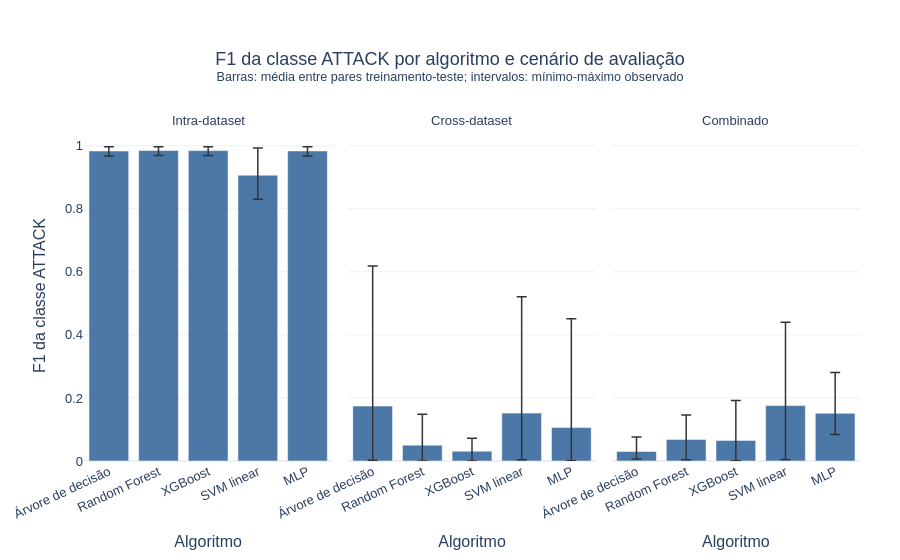
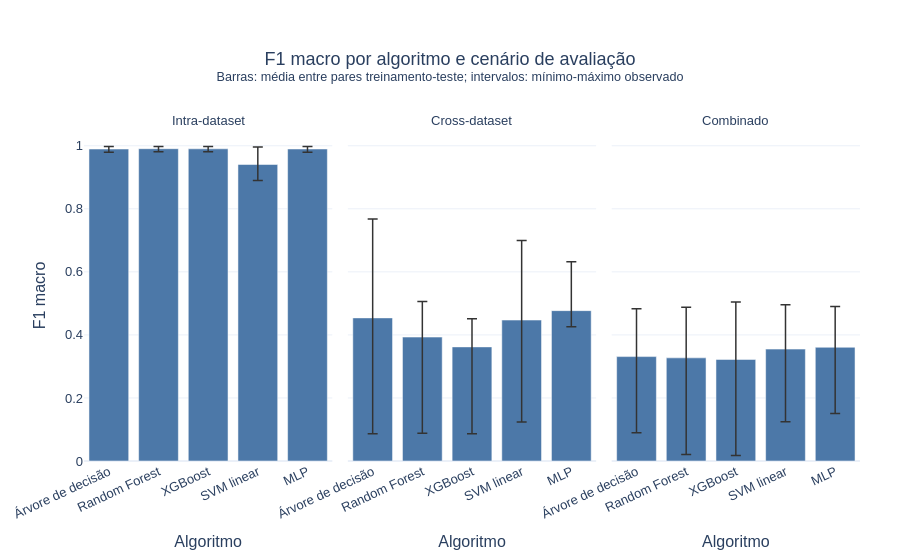
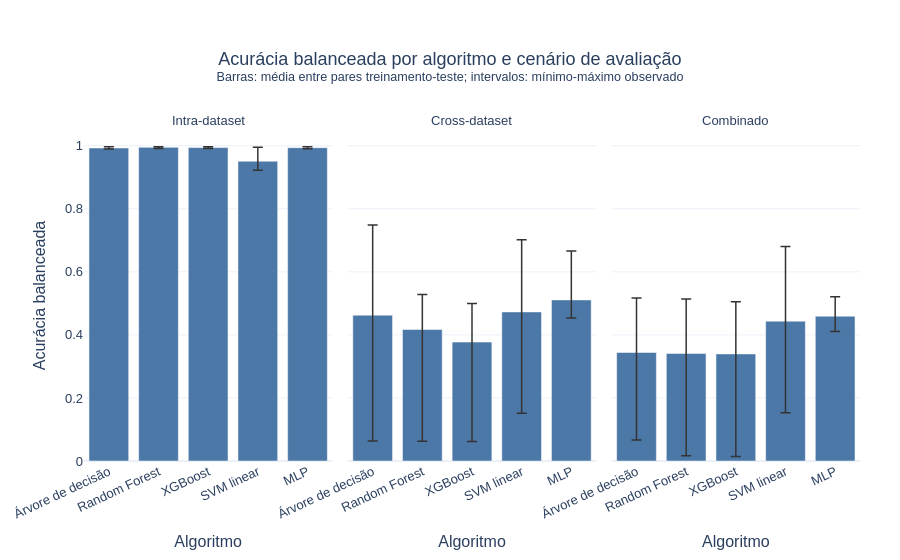
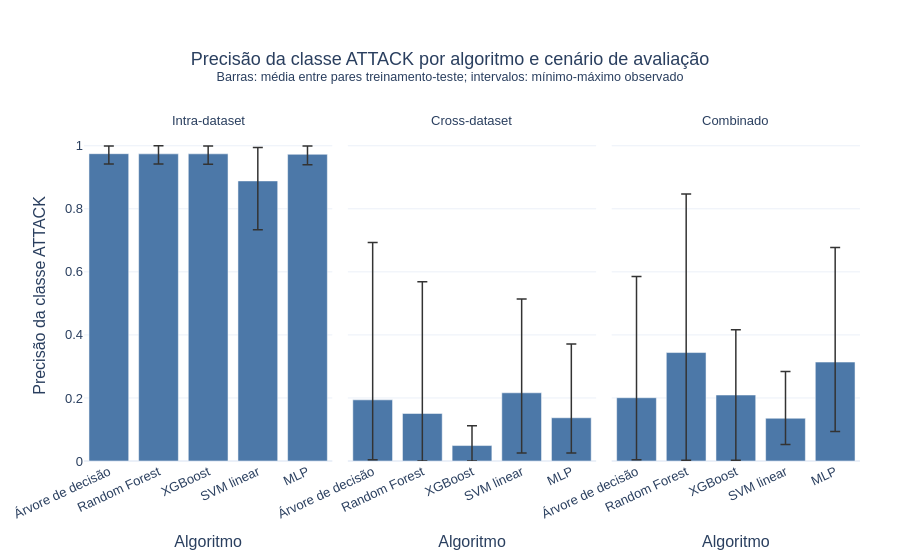

Write notebook code for charts like these, in order.
### Code cell
# desempenho médio por algoritmo e cenário de avaliação
def plot_metric_by_scenario(metric, metric_label, filename):
    plot_data = (
        evaluation.groupby(
            ["scenario_type", "model"],
            as_index=False,
        )
        .agg(
            metric_mean=(metric, "mean"),
            metric_min=(metric, "min"),
            metric_max=(metric, "max"),
            experiments=(metric, "size"),
        )
    )
    plot_data["distance_to_min"] = (
        plot_data["metric_mean"] - plot_data["metric_min"]
    )
    plot_data["distance_to_max"] = (
        plot_data["metric_max"] - plot_data["metric_mean"]
    )
    plot_data["model_label"] = plot_data["model"].map(MODEL_LABELS)
    plot_data["scenario_label"] = (
        plot_data["scenario_type"].map(SCENARIO_LABELS)
    )

    figure = px.bar(
        plot_data,
        x="model_label",
        y="metric_mean",
        facet_col="scenario_label",
        error_y="distance_to_max",
        error_y_minus="distance_to_min",
        category_orders={
            "model_label": [
                MODEL_LABELS[model] for model in MODEL_ORDER
            ],
            "scenario_label": [
                SCENARIO_LABELS[scenario]
                for scenario in SCENARIO_ORDER
            ],
        },
        custom_data=["experiments", "metric_min", "metric_max"],
        labels={
            "model_label": "Algoritmo",
            "metric_mean": metric_label,
        },
        title=(
            f"{metric_label} por algoritmo e cenário de avaliação"
            "<br><sup>Barras: média entre pares treinamento-teste; "
            "intervalos: mínimo-máximo observado</sup>"
        ),
    )
    figure.for_each_annotation(
        lambda annotation: annotation.update(
            text=annotation.text.split("=")[-1]
        )
    )
    figure.update_traces(
        marker_color="#4C78A8",
        hovertemplate=(
            "Algoritmo: %{x}<br>Média: %{y:.4f}<br>"
            "Mínimo: %{customdata[1]:.4f}<br>"
            "Máximo: %{customdata[2]:.4f}<br>"
            "Número de avaliações: %{customdata[0]}<extra></extra>"
        ),
        error_y=dict(color="#333333", thickness=1.5, width=5),
    )
    figure.update_yaxes(range=[0, 1.05], matches="y")
    figure.update_xaxes(tickangle=-25)
    finalize_figure(figure, filename, width=1500, height=520)


plot_metric_by_scenario(
    "f1_attack",
    "F1 da classe ATTACK",
    "f1_attack_by_scenario_type",
)
plot_metric_by_scenario(
    "f1_macro",
    "F1 macro",
    "f1_macro_by_scenario_type",
)
plot_metric_by_scenario(
    "balanced_accuracy",
    "Acurácia balanceada",
    "balanced_accuracy_by_scenario_type",
)
plot_metric_by_scenario(
    "precision_attack",
    "Precisão da classe ATTACK",
    "precision_attack_by_scenario_type",
)
plot_metric_by_scenario(
    "recall_attack",
    "Recall da classe ATTACK",
    "recall_attack_by_scenario_type",
)

generalization_pivot = (
    evaluation.groupby(
        ["training_source", "test_source"]
    )["f1_macro"]
    .mean()
    .unstack("test_source")
    .reindex(
        index=TRAINING_SOURCE_ORDER,
        columns=TEST_SOURCE_ORDER,
    )
    .rename(index=SOURCE_LABELS, columns=SOURCE_LABELS)
)
generalization_figure = px.imshow(
    generalization_pivot,
    text_auto=".3f",
    color_continuous_scale="YlGnBu",
    zmin=0,
    zmax=1,
    aspect="auto",
    labels={
        "x": "Conjunto de teste",
        "y": "Origem do treinamento",
        "color": "F1 macro (média)",
    },
    title=(
        "F1 macro médio por origem de treinamento e conjunto de teste"
        "<br><sup>Cada célula representa a média dos cinco algoritmos "
        "na respectiva combinação treinamento-teste</sup>"
    ),
)
finalize_figure(
    generalization_figure,
    "generalization_f1_macro",
    width=900,
    height=720,
)

### Figure 1 — Plotly figure (JSON) as saved in the notebook; plotly's stock layout.template omitted (floating-point values rounded to 4 significant figures)
{"data": [{"customdata": [[3.0, 0.9679, 0.9966], [3.0, 0.8307, 0.9933], [3.0, 0.9676, 0.9966], [3.0, 0.9693, 0.9968], [3.0, 0.9694, 0.9967]], "error_y": {"array": [0.01317, 0.08644, 0.01302, 0.01166, 0.0121], "arrayminus": [0.01552, 0.07615, 0.01597, 0.01582, 0.01521], "color": "#333333", "thickness": 1.5, "width": 5}, "hovertemplate": "Algoritmo: %{x}<br>Média: %{y:.4f}<br>Mínimo: %{customdata[1]:.4f}<br>Máximo: %{customdata[2]:.4f}<br>Número de avaliações: %{customdata[0]}<extra></extra>", "legendgroup": "", "marker": {"color": "#4C78A8", "pattern": {"shape": ""}}, "name": "", "orientation": "v", "showlegend": false, "textposition": "auto", "x": ["Árvore de decisão", "SVM linear", "MLP", "Random Forest", "XGBoost"], "xaxis": "x", "y": [0.9834, 0.9068, 0.9836, 0.9852, 0.9846], "yaxis": "y", "type": "bar"}, {"customdata": [[6.0, 0.002261, 0.6186], [6.0, 0.004014, 0.5207], [6.0, 0.0004937, 0.4514], [6.0, 0.0, 0.1485], [6.0, 0.0, 0.0724]], "error_y": {"array": [0.4444, 0.3688, 0.3453, 0.09819, 0.04131], "arrayminus": [0.1719, 0.1479, 0.1056, 0.05027, 0.03109], "color": "#333333", "thickness": 1.5, "width": 5}, "hovertemplate": "Algoritmo: %{x}<br>Média: %{y:.4f}<br>Mínimo: %{customdata[1]:.4f}<br>Máximo: %{customdata[2]:.4f}<br>Número de avaliações: %{customdata[0]}<extra></extra>", "legendgroup": "", "marker": {"color": "#4C78A8", "pattern": {"shape": ""}}, "name": "", "orientation": "v", "showlegend": false, "textposition": "auto", "x": ["Árvore de decisão", "SVM linear", "MLP", "Random Forest", "XGBoost"], "xaxis": "x2", "y": [0.1742, 0.1519, 0.1061, 0.05027, 0.03109], "yaxis": "y2", "type": "bar"}, {"customdata": [[3.0, 0.006696, 0.07632], [3.0, 0.004508, 0.4398], [3.0, 0.08382, 0.281], [3.0, 0.003991, 0.1456], [3.0, 0.0009897, 0.1917]], "error_y": {"array": [0.04623, 0.2641, 0.1296, 0.07723, 0.1263], "arrayminus": [0.0234, 0.1712, 0.06758, 0.06441, 0.06443], "color": "#333333", "thickness": 1.5, "width": 5}, "hovertemplate": "Algoritmo: %{x}<br>Média: %{y:.4f}<br>Mínimo: %{customdata[1]:.4f}<br>Máximo: %{customdata[2]:.4f}<br>Número de avaliações: %{customdata[0]}<extra></extra>", "legendgroup": "", "marker": {"color": "#4C78A8", "pattern": {"shape": ""}}, "name": "", "orientation": "v", "showlegend": false, "textposition": "auto", "x": ["Árvore de decisão", "SVM linear", "MLP", "Random Forest", "XGBoost"], "xaxis": "x3", "y": [0.0301, 0.1757, 0.1514, 0.0684, 0.06542], "yaxis": "y3", "type": "bar"}], "layout": {"xaxis": {"anchor": "y", "domain": [0.0, 0.32], "title": {"text": "Algoritmo"}, "categoryorder": "array", "categoryarray": ["Árvore de decisão", "Random Forest", "XGBoost", "SVM linear", "MLP"], "tickangle": -25}, "yaxis": {"anchor": "x", "domain": [0.0, 1.0], "title": {"text": "F1 da classe ATTACK"}, "range": [0, 1.05], "matches": "y"}, "xaxis2": {"anchor": "y2", "domain": [0.34, 0.66], "matches": "x", "title": {"text": "Algoritmo"}, "categoryorder": "array", "categoryarray": ["Árvore de decisão", "Random Forest", "XGBoost", "SVM linear", "MLP"], "tickangle": -25}, "yaxis2": {"anchor": "x2", "domain": [0.0, 1.0], "matches": "y", "showticklabels": false, "range": [0, 1.05]}, "xaxis3": {"anchor": "y3", "domain": [0.68, 1.0], "matches": "x", "title": {"text": "Algoritmo"}, "categoryorder": "array", "categoryarray": ["Árvore de decisão", "Random Forest", "XGBoost", "SVM linear", "MLP"], "tickangle": -25}, "yaxis3": {"anchor": "x3", "domain": [0.0, 1.0], "matches": "y", "showticklabels": false, "range": [0, 1.05]}, "annotations": [{"font": {}, "showarrow": false, "text": "Intra-dataset", "x": 0.16, "xanchor": "center", "xref": "paper", "y": 1.0, "yanchor": "bottom", "yref": "paper"}, {"font": {}, "showarrow": false, "text": "Cross-dataset", "x": 0.5, "xanchor": "center", "xref": "paper", "y": 1.0, "yanchor": "bottom", "yref": "paper"}, {"font": {}, "showarrow": false, "text": "Combinado", "x": 0.84, "xanchor": "center", "xref": "paper", "y": 1.0, "yanchor": "bottom", "yref": "paper"}], "legend": {"tracegroupgap": 0, "orientation": "h", "yanchor": "bottom", "y": 1.08, "xanchor": "center", "x": 0.5}, "title": {"text": "F1 da classe ATTACK por algoritmo e cenário de avaliação<br><sup>Barras: média entre pares treinamento-teste; intervalos: mínimo-máximo observado</sup>", "x": 0.5}, "barmode": "relative", "font": {"family": "Arial", "size": 13}, "margin": {"l": 80, "r": 40, "t": 130, "b": 80}}}

### Figure 2 — Plotly figure (JSON) as saved in the notebook; plotly's stock layout.template omitted (floating-point values rounded to 4 significant figures)
{"data": [{"customdata": [[3.0, 0.9798, 0.9979], [3.0, 0.89, 0.9958], [3.0, 0.9796, 0.9979], [3.0, 0.9807, 0.998], [3.0, 0.9807, 0.9979]], "error_y": {"array": [0.008282, 0.0552, 0.008198, 0.007343, 0.007614], "arrayminus": [0.009793, 0.05059, 0.01008, 0.009979, 0.009598], "color": "#333333", "thickness": 1.5, "width": 5}, "hovertemplate": "Algoritmo: %{x}<br>Média: %{y:.4f}<br>Mínimo: %{customdata[1]:.4f}<br>Máximo: %{customdata[2]:.4f}<br>Número de avaliações: %{customdata[0]}<extra></extra>", "legendgroup": "", "marker": {"color": "#4C78A8", "pattern": {"shape": ""}}, "name": "", "orientation": "v", "showlegend": false, "textposition": "auto", "x": ["Árvore de decisão", "SVM linear", "MLP", "Random Forest", "XGBoost"], "xaxis": "x", "y": [0.9896, 0.9406, 0.9897, 0.9907, 0.9903], "yaxis": "y", "type": "bar"}, {"customdata": [[6.0, 0.0867, 0.7673], [6.0, 0.1239, 0.6994], [6.0, 0.4258, 0.6319], [6.0, 0.08817, 0.5061], [6.0, 0.08664, 0.4511]], "error_y": {"array": [0.3133, 0.2523, 0.1549, 0.113, 0.08911], "arrayminus": [0.3673, 0.3232, 0.05119, 0.3049, 0.2753], "color": "#333333", "thickness": 1.5, "width": 5}, "hovertemplate": "Algoritmo: %{x}<br>Média: %{y:.4f}<br>Mínimo: %{customdata[1]:.4f}<br>Máximo: %{customdata[2]:.4f}<br>Número de avaliações: %{customdata[0]}<extra></extra>", "legendgroup": "", "marker": {"color": "#4C78A8", "pattern": {"shape": ""}}, "name": "", "orientation": "v", "showlegend": false, "textposition": "auto", "x": ["Árvore de decisão", "SVM linear", "MLP", "Random Forest", "XGBoost"], "xaxis": "x2", "y": [0.454, 0.4471, 0.477, 0.3931, 0.362], "yaxis": "y2", "type": "bar"}, {"customdata": [[3.0, 0.08987, 0.4828], [3.0, 0.1245, 0.4954], [3.0, 0.151, 0.4901], [3.0, 0.02054, 0.4877], [3.0, 0.01734, 0.5043]], "error_y": {"array": [0.1517, 0.1405, 0.1294, 0.1605, 0.1821], "arrayminus": [0.2413, 0.2305, 0.2097, 0.3067, 0.3049], "color": "#333333", "thickness": 1.5, "width": 5}, "hovertemplate": "Algoritmo: %{x}<br>Média: %{y:.4f}<br>Mínimo: %{customdata[1]:.4f}<br>Máximo: %{customdata[2]:.4f}<br>Número de avaliações: %{customdata[0]}<extra></extra>", "legendgroup": "", "marker": {"color": "#4C78A8", "pattern": {"shape": ""}}, "name": "", "orientation": "v", "showlegend": false, "textposition": "auto", "x": ["Árvore de decisão", "SVM linear", "MLP", "Random Forest", "XGBoost"], "xaxis": "x3", "y": [0.3312, 0.3549, 0.3607, 0.3272, 0.3222], "yaxis": "y3", "type": "bar"}], "layout": {"xaxis": {"anchor": "y", "domain": [0.0, 0.32], "title": {"text": "Algoritmo"}, "categoryorder": "array", "categoryarray": ["Árvore de decisão", "Random Forest", "XGBoost", "SVM linear", "MLP"], "tickangle": -25}, "yaxis": {"anchor": "x", "domain": [0.0, 1.0], "title": {"text": "F1 macro"}, "range": [0, 1.05], "matches": "y"}, "xaxis2": {"anchor": "y2", "domain": [0.34, 0.66], "matches": "x", "title": {"text": "Algoritmo"}, "categoryorder": "array", "categoryarray": ["Árvore de decisão", "Random Forest", "XGBoost", "SVM linear", "MLP"], "tickangle": -25}, "yaxis2": {"anchor": "x2", "domain": [0.0, 1.0], "matches": "y", "showticklabels": false, "range": [0, 1.05]}, "xaxis3": {"anchor": "y3", "domain": [0.68, 1.0], "matches": "x", "title": {"text": "Algoritmo"}, "categoryorder": "array", "categoryarray": ["Árvore de decisão", "Random Forest", "XGBoost", "SVM linear", "MLP"], "tickangle": -25}, "yaxis3": {"anchor": "x3", "domain": [0.0, 1.0], "matches": "y", "showticklabels": false, "range": [0, 1.05]}, "annotations": [{"font": {}, "showarrow": false, "text": "Intra-dataset", "x": 0.16, "xanchor": "center", "xref": "paper", "y": 1.0, "yanchor": "bottom", "yref": "paper"}, {"font": {}, "showarrow": false, "text": "Cross-dataset", "x": 0.5, "xanchor": "center", "xref": "paper", "y": 1.0, "yanchor": "bottom", "yref": "paper"}, {"font": {}, "showarrow": false, "text": "Combinado", "x": 0.84, "xanchor": "center", "xref": "paper", "y": 1.0, "yanchor": "bottom", "yref": "paper"}], "legend": {"tracegroupgap": 0, "orientation": "h", "yanchor": "bottom", "y": 1.08, "xanchor": "center", "x": 0.5}, "title": {"text": "F1 macro por algoritmo e cenário de avaliação<br><sup>Barras: média entre pares treinamento-teste; intervalos: mínimo-máximo observado</sup>", "x": 0.5}, "barmode": "relative", "font": {"family": "Arial", "size": 13}, "margin": {"l": 80, "r": 40, "t": 130, "b": 80}}}

### Figure 3 — Plotly figure (JSON) as saved in the notebook; plotly's stock layout.template omitted (floating-point values rounded to 4 significant figures)
{"data": [{"customdata": [[3.0, 0.9899, 0.9968], [3.0, 0.9226, 0.9952], [3.0, 0.9907, 0.9969], [3.0, 0.9915, 0.9969], [3.0, 0.9916, 0.9969]], "error_y": {"array": [0.003825, 0.04428, 0.002964, 0.001973, 0.002607], "arrayminus": [0.003074, 0.02837, 0.003235, 0.003402, 0.002706], "color": "#333333", "thickness": 1.5, "width": 5}, "hovertemplate": "Algoritmo: %{x}<br>Média: %{y:.4f}<br>Mínimo: %{customdata[1]:.4f}<br>Máximo: %{customdata[2]:.4f}<br>Número de avaliações: %{customdata[0]}<extra></extra>", "legendgroup": "", "marker": {"color": "#4C78A8", "pattern": {"shape": ""}}, "name": "", "orientation": "v", "showlegend": false, "textposition": "auto", "x": ["Árvore de decisão", "SVM linear", "MLP", "Random Forest", "XGBoost"], "xaxis": "x", "y": [0.993, 0.9509, 0.9939, 0.9949, 0.9943], "yaxis": "y", "type": "bar"}, {"customdata": [[6.0, 0.06358, 0.7483], [6.0, 0.1516, 0.7015], [6.0, 0.4537, 0.6659], [6.0, 0.06267, 0.5279], [6.0, 0.06155, 0.5]], "error_y": {"array": [0.2856, 0.2286, 0.1549, 0.1108, 0.1228], "arrayminus": [0.3992, 0.3213, 0.05735, 0.3545, 0.3156], "color": "#333333", "thickness": 1.5, "width": 5}, "hovertemplate": "Algoritmo: %{x}<br>Média: %{y:.4f}<br>Mínimo: %{customdata[1]:.4f}<br>Máximo: %{customdata[2]:.4f}<br>Número de avaliações: %{customdata[0]}<extra></extra>", "legendgroup": "", "marker": {"color": "#4C78A8", "pattern": {"shape": ""}}, "name": "", "orientation": "v", "showlegend": false, "textposition": "auto", "x": ["Árvore de decisão", "SVM linear", "MLP", "Random Forest", "XGBoost"], "xaxis": "x2", "y": [0.4627, 0.4729, 0.5111, 0.4172, 0.3771], "yaxis": "y2", "type": "bar"}, {"customdata": [[3.0, 0.06662, 0.5168], [3.0, 0.153, 0.6804], [3.0, 0.4106, 0.5211], [3.0, 0.01669, 0.5137], [3.0, 0.01421, 0.5048]], "error_y": {"array": [0.1725, 0.2368, 0.06164, 0.1726, 0.1651], "arrayminus": [0.2777, 0.2906, 0.04885, 0.3244, 0.3255], "color": "#333333", "thickness": 1.5, "width": 5}, "hovertemplate": "Algoritmo: %{x}<br>Média: %{y:.4f}<br>Mínimo: %{customdata[1]:.4f}<br>Máximo: %{customdata[2]:.4f}<br>Número de avaliações: %{customdata[0]}<extra></extra>", "legendgroup": "", "marker": {"color": "#4C78A8", "pattern": {"shape": ""}}, "name": "", "orientation": "v", "showlegend": false, "textposition": "auto", "x": ["Árvore de decisão", "SVM linear", "MLP", "Random Forest", "XGBoost"], "xaxis": "x3", "y": [0.3443, 0.4436, 0.4594, 0.3411, 0.3397], "yaxis": "y3", "type": "bar"}], "layout": {"xaxis": {"anchor": "y", "domain": [0.0, 0.32], "title": {"text": "Algoritmo"}, "categoryorder": "array", "categoryarray": ["Árvore de decisão", "Random Forest", "XGBoost", "SVM linear", "MLP"], "tickangle": -25}, "yaxis": {"anchor": "x", "domain": [0.0, 1.0], "title": {"text": "Acurácia balanceada"}, "range": [0, 1.05], "matches": "y"}, "xaxis2": {"anchor": "y2", "domain": [0.34, 0.66], "matches": "x", "title": {"text": "Algoritmo"}, "categoryorder": "array", "categoryarray": ["Árvore de decisão", "Random Forest", "XGBoost", "SVM linear", "MLP"], "tickangle": -25}, "yaxis2": {"anchor": "x2", "domain": [0.0, 1.0], "matches": "y", "showticklabels": false, "range": [0, 1.05]}, "xaxis3": {"anchor": "y3", "domain": [0.68, 1.0], "matches": "x", "title": {"text": "Algoritmo"}, "categoryorder": "array", "categoryarray": ["Árvore de decisão", "Random Forest", "XGBoost", "SVM linear", "MLP"], "tickangle": -25}, "yaxis3": {"anchor": "x3", "domain": [0.0, 1.0], "matches": "y", "showticklabels": false, "range": [0, 1.05]}, "annotations": [{"font": {}, "showarrow": false, "text": "Intra-dataset", "x": 0.16, "xanchor": "center", "xref": "paper", "y": 1.0, "yanchor": "bottom", "yref": "paper"}, {"font": {}, "showarrow": false, "text": "Cross-dataset", "x": 0.5, "xanchor": "center", "xref": "paper", "y": 1.0, "yanchor": "bottom", "yref": "paper"}, {"font": {}, "showarrow": false, "text": "Combinado", "x": 0.84, "xanchor": "center", "xref": "paper", "y": 1.0, "yanchor": "bottom", "yref": "paper"}], "legend": {"tracegroupgap": 0, "orientation": "h", "yanchor": "bottom", "y": 1.08, "xanchor": "center", "x": 0.5}, "title": {"text": "Acurácia balanceada por algoritmo e cenário de avaliação<br><sup>Barras: média entre pares treinamento-teste; intervalos: mínimo-máximo observado</sup>", "x": 0.5}, "barmode": "relative", "font": {"family": "Arial", "size": 13}, "margin": {"l": 80, "r": 40, "t": 130, "b": 80}}}

### Figure 4 — Plotly figure (JSON) as saved in the notebook; plotly's stock layout.template omitted (floating-point values rounded to 4 significant figures)
{"data": [{"customdata": [[3.0, 0.9422, 0.9995], [3.0, 0.7339, 0.9947], [3.0, 0.9396, 0.9994], [3.0, 0.9418, 0.9998], [3.0, 0.9417, 0.9994]], "error_y": {"array": [0.02466, 0.1063, 0.02647, 0.02548, 0.02496], "arrayminus": [0.03263, 0.1545, 0.03327, 0.03245, 0.03265], "color": "#333333", "thickness": 1.5, "width": 5}, "hovertemplate": "Algoritmo: %{x}<br>Média: %{y:.4f}<br>Mínimo: %{customdata[1]:.4f}<br>Máximo: %{customdata[2]:.4f}<br>Número de avaliações: %{customdata[0]}<extra></extra>", "legendgroup": "", "marker": {"color": "#4C78A8", "pattern": {"shape": ""}}, "name": "", "orientation": "v", "showlegend": false, "textposition": "auto", "x": ["Árvore de decisão", "SVM linear", "MLP", "Random Forest", "XGBoost"], "xaxis": "x", "y": [0.9748, 0.8884, 0.9729, 0.9743, 0.9744], "yaxis": "y", "type": "bar"}, {"customdata": [[6.0, 0.003677, 0.6934], [6.0, 0.02535, 0.5137], [6.0, 0.02535, 0.3715], [6.0, 0.0, 0.5686], [6.0, 0.0, 0.1115]], "error_y": {"array": [0.4995, 0.2974, 0.2344, 0.4178, 0.06245], "arrayminus": [0.1903, 0.191, 0.1118, 0.1508, 0.04901], "color": "#333333", "thickness": 1.5, "width": 5}, "hovertemplate": "Algoritmo: %{x}<br>Média: %{y:.4f}<br>Mínimo: %{customdata[1]:.4f}<br>Máximo: %{customdata[2]:.4f}<br>Número de avaliações: %{customdata[0]}<extra></extra>", "legendgroup": "", "marker": {"color": "#4C78A8", "pattern": {"shape": ""}}, "name": "", "orientation": "v", "showlegend": false, "textposition": "auto", "x": ["Árvore de decisão", "SVM linear", "MLP", "Random Forest", "XGBoost"], "xaxis": "x2", "y": [0.194, 0.2163, 0.1371, 0.1508, 0.04901], "yaxis": "y2", "type": "bar"}, {"customdata": [[3.0, 0.004293, 0.5856], [3.0, 0.05242, 0.2837], [3.0, 0.09397, 0.6774], [3.0, 0.002505, 0.8467], [3.0, 0.002206, 0.4167]], "error_y": {"array": [0.385, 0.1481, 0.3636, 0.5027, 0.2074], "arrayminus": [0.1964, 0.08317, 0.2198, 0.3415, 0.2071], "color": "#333333", "thickness": 1.5, "width": 5}, "hovertemplate": "Algoritmo: %{x}<br>Média: %{y:.4f}<br>Mínimo: %{customdata[1]:.4f}<br>Máximo: %{customdata[2]:.4f}<br>Número de avaliações: %{customdata[0]}<extra></extra>", "legendgroup": "", "marker": {"color": "#4C78A8", "pattern": {"shape": ""}}, "name": "", "orientation": "v", "showlegend": false, "textposition": "auto", "x": ["Árvore de decisão", "SVM linear", "MLP", "Random Forest", "XGBoost"], "xaxis": "x3", "y": [0.2007, 0.1356, 0.3138, 0.344, 0.2093], "yaxis": "y3", "type": "bar"}], "layout": {"xaxis": {"anchor": "y", "domain": [0.0, 0.32], "title": {"text": "Algoritmo"}, "categoryorder": "array", "categoryarray": ["Árvore de decisão", "Random Forest", "XGBoost", "SVM linear", "MLP"], "tickangle": -25}, "yaxis": {"anchor": "x", "domain": [0.0, 1.0], "title": {"text": "Precisão da classe ATTACK"}, "range": [0, 1.05], "matches": "y"}, "xaxis2": {"anchor": "y2", "domain": [0.34, 0.66], "matches": "x", "title": {"text": "Algoritmo"}, "categoryorder": "array", "categoryarray": ["Árvore de decisão", "Random Forest", "XGBoost", "SVM linear", "MLP"], "tickangle": -25}, "yaxis2": {"anchor": "x2", "domain": [0.0, 1.0], "matches": "y", "showticklabels": false, "range": [0, 1.05]}, "xaxis3": {"anchor": "y3", "domain": [0.68, 1.0], "matches": "x", "title": {"text": "Algoritmo"}, "categoryorder": "array", "categoryarray": ["Árvore de decisão", "Random Forest", "XGBoost", "SVM linear", "MLP"], "tickangle": -25}, "yaxis3": {"anchor": "x3", "domain": [0.0, 1.0], "matches": "y", "showticklabels": false, "range": [0, 1.05]}, "annotations": [{"font": {}, "showarrow": false, "text": "Intra-dataset", "x": 0.16, "xanchor": "center", "xref": "paper", "y": 1.0, "yanchor": "bottom", "yref": "paper"}, {"font": {}, "showarrow": false, "text": "Cross-dataset", "x": 0.5, "xanchor": "center", "xref": "paper", "y": 1.0, "yanchor": "bottom", "yref": "paper"}, {"font": {}, "showarrow": false, "text": "Combinado", "x": 0.84, "xanchor": "center", "xref": "paper", "y": 1.0, "yanchor": "bottom", "yref": "paper"}], "legend": {"tracegroupgap": 0, "orientation": "h", "yanchor": "bottom", "y": 1.08, "xanchor": "center", "x": 0.5}, "title": {"text": "Precisão da classe ATTACK por algoritmo e cenário de avaliação<br><sup>Barras: média entre pares treinamento-teste; intervalos: mínimo-máximo observado</sup>", "x": 0.5}, "barmode": "relative", "font": {"family": "Arial", "size": 13}, "margin": {"l": 80, "r": 40, "t": 130, "b": 80}}}
